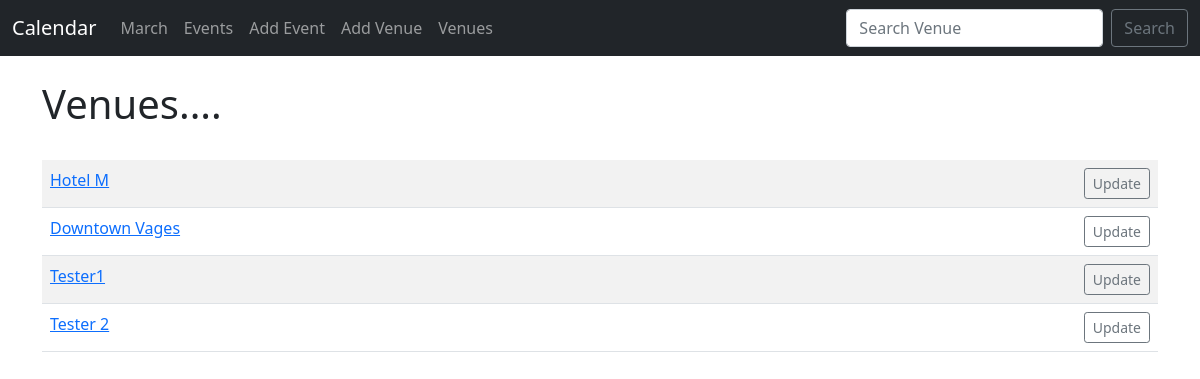
Page /list_venues on the earlier database version.
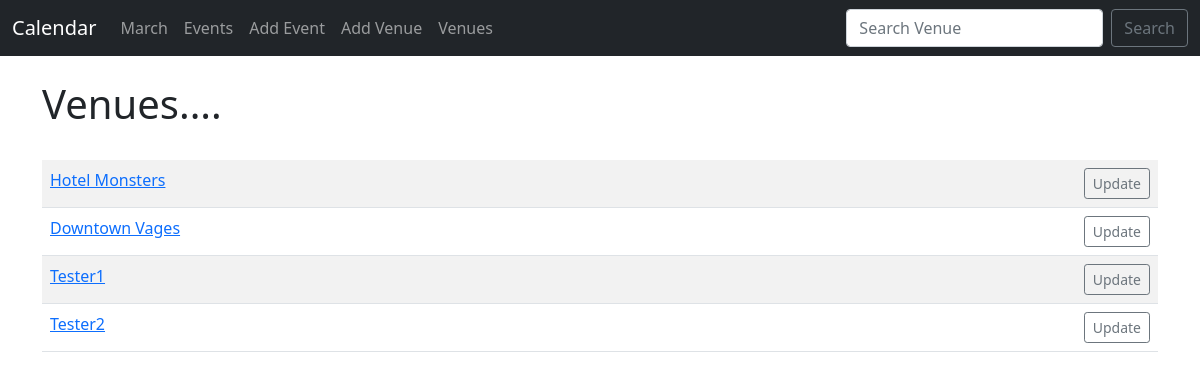
Same page on the later database version.
### events/models.py (models this page shows)
class Venue(models.Model):
    name = models.CharField('Venue Name', max_length=122)
    address = models.CharField(max_length=300)
    zip_code = models.CharField('Zip Code', max_length=122)
    phone = models.CharField('Contact Phone', max_length=122, blank=True)
    web = models.URLField('Website Address', blank=True)
    email_address = models.EmailField('Email Address', blank=True)
    def __str__(self):
        return self.name

### events/views.py (the view)
# urls.py: path('list_venues', views.list_venues, name="list_venues"),
def list_venues(request):
    venue_list = Venue.objects.all()
    return render(request,
        "events/venues.html",
        {
            "venue_list": venue_list
        })

### events/templates/events/venues.html
{% extends 'events/base.html' %}
{% block content %}
    <h1>Venues....</h1><br>
    <table class="table table-striped table-hover table=bordered">
        {% for venue in  venue_list %}
            <tr>
                <td>
                <a href="{% url 'show_venue' venue.id %}">{{ venue }}</a><br>
                </td>
                <td align="right">
                    <a href="{% url 'update_venue' venue.id %}" class="btn btn-outline-secondary btn-sm">Update</a><br>
                </td>
            </tr>
        {% endfor %}
    </table>
{% endblock%}

Differences in the rows shown:
changed Venue: name "Hotel M" → "Hotel Monsters"
changed Venue: name "Tester 2" → "Tester2"
